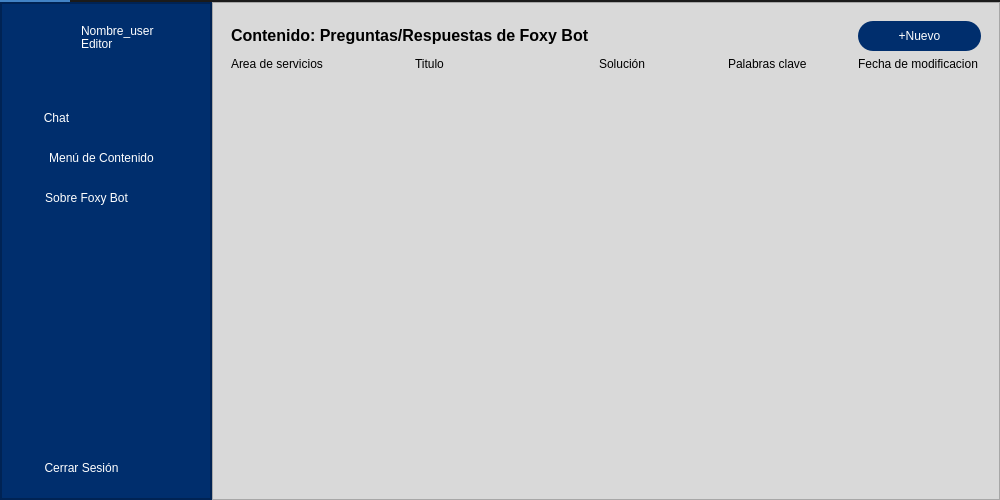
<?xml version="1.0" encoding="UTF-8"?>
<ui version="4.0">
 <class>VentanaEditor</class>
 <widget class="QMainWindow" name="VentanaEditor">
  <property name="geometry">
   <rect>
    <x>0</x>
    <y>0</y>
    <width>1000</width>
    <height>500</height>
   </rect>
  </property>
  <property name="minimumSize">
   <size>
    <width>1000</width>
    <height>500</height>
   </size>
  </property>
  <property name="windowTitle">
   <string>MainWindow</string>
  </property>
  <property name="styleSheet">
   <string notr="true">background-color: rgb(45, 45, 45);</string>
  </property>
  <widget class="QWidget" name="centralwidget">
   <layout class="QVBoxLayout" name="verticalLayout">
    <property name="spacing">
     <number>0</number>
    </property>
    <property name="leftMargin">
     <number>0</number>
    </property>
    <property name="topMargin">
     <number>0</number>
    </property>
    <property name="rightMargin">
     <number>0</number>
    </property>
    <property name="bottomMargin">
     <number>0</number>
    </property>
    <item>
     <widget class="QFrame" name="Top_Bar">
      <property name="maximumSize">
       <size>
        <width>16777215</width>
        <height>40</height>
       </size>
      </property>
      <property name="styleSheet">
       <string notr="true">background-color: rgb(35, 35, 35);</string>
      </property>
      <property name="frameShape">
       <enum>QFrame::NoFrame</enum>
      </property>
      <property name="frameShadow">
       <enum>QFrame::Raised</enum>
      </property>
      <layout class="QHBoxLayout" name="horizontalLayout">
       <property name="spacing">
        <number>0</number>
       </property>
       <property name="leftMargin">
        <number>0</number>
       </property>
       <property name="topMargin">
        <number>0</number>
       </property>
       <property name="rightMargin">
        <number>0</number>
       </property>
       <property name="bottomMargin">
        <number>0</number>
       </property>
       <item>
        <widget class="QFrame" name="frame_toggle">
         <property name="maximumSize">
          <size>
           <width>70</width>
           <height>40</height>
          </size>
         </property>
         <property name="styleSheet">
          <string notr="true">background-color: rgb(85, 170, 255);</string>
         </property>
         <property name="frameShape">
          <enum>QFrame::StyledPanel</enum>
         </property>
         <property name="frameShadow">
          <enum>QFrame::Raised</enum>
         </property>
         <layout class="QVBoxLayout" name="verticalLayout_2">
          <property name="spacing">
           <number>0</number>
          </property>
          <property name="leftMargin">
           <number>0</number>
          </property>
          <property name="topMargin">
           <number>0</number>
          </property>
          <property name="rightMargin">
           <number>0</number>
          </property>
          <property name="bottomMargin">
           <number>0</number>
          </property>
         </layout>
        </widget>
       </item>
       <item>
        <widget class="QFrame" name="frame_top">
         <property name="frameShape">
          <enum>QFrame::StyledPanel</enum>
         </property>
         <property name="frameShadow">
          <enum>QFrame::Raised</enum>
         </property>
        </widget>
       </item>
      </layout>
     </widget>
    </item>
    <item>
     <widget class="QFrame" name="Content">
      <property name="styleSheet">
       <string notr="true">background-color: rgb(255, 255, 255);</string>
      </property>
      <property name="frameShape">
       <enum>QFrame::NoFrame</enum>
      </property>
      <property name="frameShadow">
       <enum>QFrame::Raised</enum>
      </property>
      <layout class="QHBoxLayout" name="horizontalLayout_2">
       <property name="spacing">
        <number>0</number>
       </property>
       <property name="leftMargin">
        <number>0</number>
       </property>
       <property name="topMargin">
        <number>0</number>
       </property>
       <property name="rightMargin">
        <number>0</number>
       </property>
       <property name="bottomMargin">
        <number>0</number>
       </property>
       <item>
        <widget class="QFrame" name="frame_left_menu">
         <property name="minimumSize">
          <size>
           <width>212</width>
           <height>0</height>
          </size>
         </property>
         <property name="maximumSize">
          <size>
           <width>70</width>
           <height>16777215</height>
          </size>
         </property>
         <property name="styleSheet">
          <string notr="true">background-color: rgb(0, 46, 109);</string>
         </property>
         <property name="frameShape">
          <enum>QFrame::StyledPanel</enum>
         </property>
         <property name="frameShadow">
          <enum>QFrame::Raised</enum>
         </property>
         <layout class="QVBoxLayout" name="verticalLayout_3">
          <property name="leftMargin">
           <number>0</number>
          </property>
          <property name="topMargin">
           <number>0</number>
          </property>
          <property name="rightMargin">
           <number>0</number>
          </property>
          <property name="bottomMargin">
           <number>0</number>
          </property>
          <item>
           <widget class="QFrame" name="frame_3">
            <property name="frameShape">
             <enum>QFrame::StyledPanel</enum>
            </property>
            <property name="frameShadow">
             <enum>QFrame::Raised</enum>
            </property>
            <widget class="QPushButton" name="btn_chat">
             <property name="geometry">
              <rect>
               <x>20</x>
               <y>100</y>
               <width>171</width>
               <height>30</height>
              </rect>
             </property>
             <property name="minimumSize">
              <size>
               <width>0</width>
               <height>30</height>
              </size>
             </property>
             <property name="styleSheet">
              <string notr="true">QPushButton {
	font: 11.5pt &quot;Calibri&quot;;
	color: rgb(255, 255, 255);
	padding-left:-100px;
	background-color: rgb(0, 46, 109);
	border: 0px solid;
	border-radius:15px;
}
QPushButton:hover {
	background-color: rgb(93, 129, 163);
}


	
	
	
	
</string>
             </property>
             <property name="text">
              <string>Chat</string>
             </property>
             <property name="flat">
              <bool>false</bool>
             </property>
            </widget>
            <widget class="QLabel" name="label_2">
             <property name="geometry">
              <rect>
               <x>80</x>
               <y>20</y>
               <width>101</width>
               <height>16</height>
              </rect>
             </property>
             <property name="styleSheet">
              <string notr="true">color: rgb(255, 255, 255);
font: 11.5pt &quot;Calibri&quot;;</string>
             </property>
             <property name="text">
              <string>Nombre_user</string>
             </property>
            </widget>
            <widget class="QLabel" name="label_3">
             <property name="geometry">
              <rect>
               <x>80</x>
               <y>31</y>
               <width>101</width>
               <height>20</height>
              </rect>
             </property>
             <property name="styleSheet">
              <string notr="true">color: rgb(255, 255, 255);
font: 25 11pt &quot;Calibri Light&quot;;
background-color: transparent;</string>
             </property>
             <property name="text">
              <string>Editor</string>
             </property>
            </widget>
            <widget class="QPushButton" name="btn_cerrarSesion">
             <property name="geometry">
              <rect>
               <x>20</x>
               <y>450</y>
               <width>171</width>
               <height>30</height>
              </rect>
             </property>
             <property name="minimumSize">
              <size>
               <width>0</width>
               <height>30</height>
              </size>
             </property>
             <property name="styleSheet">
              <string notr="true">QPushButton {
	font: 9pt &quot;Calibri&quot;;
	color: rgb(255, 255, 255);
	padding-left:-50px;
	background-color: rgb(0, 46, 109);
	border: 0px solid;
	border-radius:15px;
}
QPushButton:hover {
	background-color: rgb(93, 129, 163);
}


	
	
	
	
</string>
             </property>
             <property name="text">
              <string>Cerrar Sesión</string>
             </property>
             <property name="flat">
              <bool>false</bool>
             </property>
            </widget>
            <widget class="QPushButton" name="btn_about">
             <property name="geometry">
              <rect>
               <x>20</x>
               <y>180</y>
               <width>171</width>
               <height>30</height>
              </rect>
             </property>
             <property name="minimumSize">
              <size>
               <width>0</width>
               <height>30</height>
              </size>
             </property>
             <property name="styleSheet">
              <string notr="true">QPushButton {
	font: 11.5pt &quot;Calibri&quot;;
	color: rgb(255, 255, 255);
	padding-left:-40px;
	background-color: rgb(0, 46, 109);
	border: 0px solid;
	border-radius:15px;
}
QPushButton:hover {
	background-color: rgb(93, 129, 163);
}


	
	
	
	
</string>
             </property>
             <property name="text">
              <string>Sobre Foxy Bot</string>
             </property>
             <property name="flat">
              <bool>false</bool>
             </property>
            </widget>
            <widget class="QLabel" name="label_4">
             <property name="geometry">
              <rect>
               <x>30</x>
               <y>10</y>
               <width>51</width>
               <height>41</height>
              </rect>
             </property>
             <property name="contextMenuPolicy">
              <enum>Qt::CustomContextMenu</enum>
             </property>
             <property name="text">
              <string/>
             </property>
             <property name="pixmap">
              <pixmap>../img/ico.png</pixmap>
             </property>
             <property name="scaledContents">
              <bool>true</bool>
             </property>
            </widget>
            <widget class="QPushButton" name="btn_menuContenido">
             <property name="geometry">
              <rect>
               <x>20</x>
               <y>140</y>
               <width>171</width>
               <height>30</height>
              </rect>
             </property>
             <property name="minimumSize">
              <size>
               <width>0</width>
               <height>30</height>
              </size>
             </property>
             <property name="styleSheet">
              <string notr="true">QPushButton {
	font: 11.5pt &quot;Calibri&quot;;
	color: rgb(255, 255, 255);
	padding-left:-10px;
	background-color: rgb(0, 46, 109);
	border: 0px solid;
	border-radius:15px;
}
QPushButton:hover {
	background-color: rgb(93, 129, 163);
}


	
	
	
	
</string>
             </property>
             <property name="text">
              <string>Menú de Contenido</string>
             </property>
             <property name="flat">
              <bool>false</bool>
             </property>
            </widget>
           </widget>
          </item>
         </layout>
        </widget>
       </item>
       <item>
        <widget class="QFrame" name="frame_pages">
         <property name="maximumSize">
          <size>
           <width>16777215</width>
           <height>16777215</height>
          </size>
         </property>
         <property name="styleSheet">
          <string notr="true">background-color: rgb(217, 217, 217);</string>
         </property>
         <property name="frameShape">
          <enum>QFrame::StyledPanel</enum>
         </property>
         <property name="frameShadow">
          <enum>QFrame::Raised</enum>
         </property>
         <layout class="QVBoxLayout" name="verticalLayout_5">
          <item>
           <widget class="QStackedWidget" name="stackedWidget">
            <property name="styleSheet">
             <string notr="true">background-color: rgb(217, 217, 217);</string>
            </property>
            <property name="currentIndex">
             <number>1</number>
            </property>
            <widget class="QWidget" name="page_1">
             <layout class="QVBoxLayout" name="verticalLayout_7">
              <item>
               <widget class="QFrame" name="frame">
                <property name="styleSheet">
                 <string notr="true">QFrame{
	background-color: rgb(217, 217, 217);
	border-radius:26px;

}</string>
                </property>
                <property name="frameShape">
                 <enum>QFrame::StyledPanel</enum>
                </property>
                <property name="frameShadow">
                 <enum>QFrame::Raised</enum>
                </property>
                <widget class="QFrame" name="frame_input_messages">
                 <property name="geometry">
                  <rect>
                   <x>30</x>
                   <y>410</y>
                   <width>731</width>
                   <height>71</height>
                  </rect>
                 </property>
                 <property name="styleSheet">
                  <string notr="true">QFrame{
	
	
	
	padding-top:1px;
	border-radius:25px;
}</string>
                 </property>
                 <property name="frameShape">
                  <enum>QFrame::StyledPanel</enum>
                 </property>
                 <property name="frameShadow">
                  <enum>QFrame::Raised</enum>
                 </property>
                 <widget class="QPushButton" name="pushButton">
                  <property name="geometry">
                   <rect>
                    <x>660</x>
                    <y>10</y>
                    <width>51</width>
                    <height>51</height>
                   </rect>
                  </property>
                  <property name="cursor">
                   <cursorShape>PointingHandCursor</cursorShape>
                  </property>
                  <property name="styleSheet">
                   <string notr="true">QPushButton{
	background-color: rgb(167, 182, 203);
	padding-top:1px;
	border-radius:25px;
	border-color: rgb(0, 46, 109);
}

QPushButton:hover {
	background-color: rgb(93, 129, 163);
}</string>
                  </property>
                  <property name="text">
                   <string>Enviar</string>
                  </property>
                 </widget>
                 <widget class="QLabel" name="label_5">
                  <property name="geometry">
                   <rect>
                    <x>20</x>
                    <y>0</y>
                    <width>61</width>
                    <height>61</height>
                   </rect>
                  </property>
                  <property name="contextMenuPolicy">
                   <enum>Qt::CustomContextMenu</enum>
                  </property>
                  <property name="styleSheet">
                   <string notr="true"/>
                  </property>
                  <property name="text">
                   <string/>
                  </property>
                  <property name="pixmap">
                   <pixmap>../../../Downloads/icoUser.png</pixmap>
                  </property>
                  <property name="scaledContents">
                   <bool>true</bool>
                  </property>
                  <property name="wordWrap">
                   <bool>true</bool>
                  </property>
                 </widget>
                 <widget class="QFrame" name="frame_4">
                  <property name="geometry">
                   <rect>
                    <x>100</x>
                    <y>11</y>
                    <width>541</width>
                    <height>51</height>
                   </rect>
                  </property>
                  <property name="styleSheet">
                   <string notr="true">QFrame{
	
	
	
	
	
	
	background-color: rgb(148, 148, 148);
	padding-top:1px;
	border-radius:25px;
	
	border-color: rgb(0, 46, 109);
}</string>
                  </property>
                  <property name="frameShape">
                   <enum>QFrame::StyledPanel</enum>
                  </property>
                  <property name="frameShadow">
                   <enum>QFrame::Raised</enum>
                  </property>
                  <widget class="QLineEdit" name="lineEdit">
                   <property name="geometry">
                    <rect>
                     <x>0</x>
                     <y>0</y>
                     <width>541</width>
                     <height>51</height>
                    </rect>
                   </property>
                   <property name="styleSheet">
                    <string notr="true">QLineEdit{
	
	
	
	
	background-color: rgb(217, 217, 217);
	padding-top:1px;
	border-radius:25px;
	
	border-color: rgb(0, 46, 109);
}</string>
                   </property>
                   <property name="placeholderText">
                    <string>¡Escribe aquí tus dudas!</string>
                   </property>
                  </widget>
                 </widget>
                 <zorder>frame_4</zorder>
                 <zorder>pushButton</zorder>
                 <zorder>label_5</zorder>
                </widget>
               </widget>
              </item>
             </layout>
            </widget>
            <widget class="QWidget" name="page_2">
             <layout class="QVBoxLayout" name="verticalLayout_6">
              <item>
               <layout class="QGridLayout" name="gridLayout_3">
                <item row="1" column="3">
                 <widget class="QLabel" name="label_9">
                  <property name="text">
                   <string>Solución</string>
                  </property>
                 </widget>
                </item>
                <item row="1" column="4">
                 <widget class="QLabel" name="label_10">
                  <property name="text">
                   <string>Palabras clave</string>
                  </property>
                 </widget>
                </item>
                <item row="1" column="1">
                 <layout class="QHBoxLayout" name="horizontalLayout_5">
                  <item>
                   <widget class="QLabel" name="label_7">
                    <property name="text">
                     <string>Titulo</string>
                    </property>
                   </widget>
                  </item>
                 </layout>
                </item>
                <item row="1" column="5">
                 <widget class="QLabel" name="label_11">
                  <property name="text">
                   <string>Fecha de modificacion</string>
                  </property>
                 </widget>
                </item>
                <item row="1" column="0">
                 <layout class="QVBoxLayout" name="verticalLayout_10">
                  <item>
                   <widget class="QLabel" name="label_6">
                    <property name="text">
                     <string>Area de servicios</string>
                    </property>
                   </widget>
                  </item>
                 </layout>
                </item>
                <item row="0" column="5">
                 <widget class="QPushButton" name="btn_Nuevo">
                  <property name="minimumSize">
                   <size>
                    <width>0</width>
                    <height>30</height>
                   </size>
                  </property>
                  <property name="styleSheet">
                   <string notr="true">QPushButton {
	
	font: 14pt &quot;Calibri&quot;;
	color: rgb(255, 255, 255);
	background-color: rgb(0, 46, 109);
	border: 0px solid;
	border-radius:15px;
}
QPushButton:hover {
	background-color: rgb(93, 129, 163);
}


	
	
	
	
</string>
                  </property>
                  <property name="text">
                   <string>+Nuevo</string>
                  </property>
                  <property name="flat">
                   <bool>false</bool>
                  </property>
                 </widget>
                </item>
                <item row="0" column="0" colspan="2">
                 <widget class="QLabel" name="label_8">
                  <property name="text">
                   <string>&lt;html&gt;&lt;head/&gt;&lt;body&gt;&lt;p&gt;&lt;span style=&quot; font-size:12pt; font-weight:600;&quot;&gt;Contenido: Preguntas/Respuestas de Foxy Bot &lt;/span&gt;&lt;/p&gt;&lt;/body&gt;&lt;/html&gt;</string>
                  </property>
                 </widget>
                </item>
               </layout>
              </item>
              <item>
               <spacer name="verticalSpacer">
                <property name="orientation">
                 <enum>Qt::Vertical</enum>
                </property>
                <property name="sizeHint" stdset="0">
                 <size>
                  <width>20</width>
                  <height>40</height>
                 </size>
                </property>
               </spacer>
              </item>
             </layout>
            </widget>
            <widget class="QWidget" name="page_8">
             <widget class="QFrame" name="frame_5">
              <property name="geometry">
               <rect>
                <x>10</x>
                <y>10</y>
                <width>781</width>
                <height>501</height>
               </rect>
              </property>
              <property name="styleSheet">
               <string notr="true">QFrame{
	background-color: rgb(217, 217, 217);
	border-radius:26px;

}</string>
              </property>
              <property name="frameShape">
               <enum>QFrame::StyledPanel</enum>
              </property>
              <property name="frameShadow">
               <enum>QFrame::Raised</enum>
              </property>
              <widget class="QLabel" name="label">
               <property name="geometry">
                <rect>
                 <x>370</x>
                 <y>190</y>
                 <width>141</width>
                 <height>61</height>
                </rect>
               </property>
               <property name="styleSheet">
                <string notr="true">font: 16pt &quot;Calibri&quot;;</string>
               </property>
               <property name="text">
                <string>&lt;html&gt;&lt;head/&gt;&lt;body&gt;&lt;p&gt;&lt;span style=&quot; font-size:18pt;&quot;&gt;FOXYBOT v0.1&lt;/span&gt;&lt;/p&gt;&lt;/body&gt;&lt;/html&gt;</string>
               </property>
              </widget>
             </widget>
            </widget>
           </widget>
          </item>
         </layout>
        </widget>
       </item>
      </layout>
     </widget>
    </item>
   </layout>
  </widget>
 </widget>
 <resources/>
 <connections/>
</ui>
